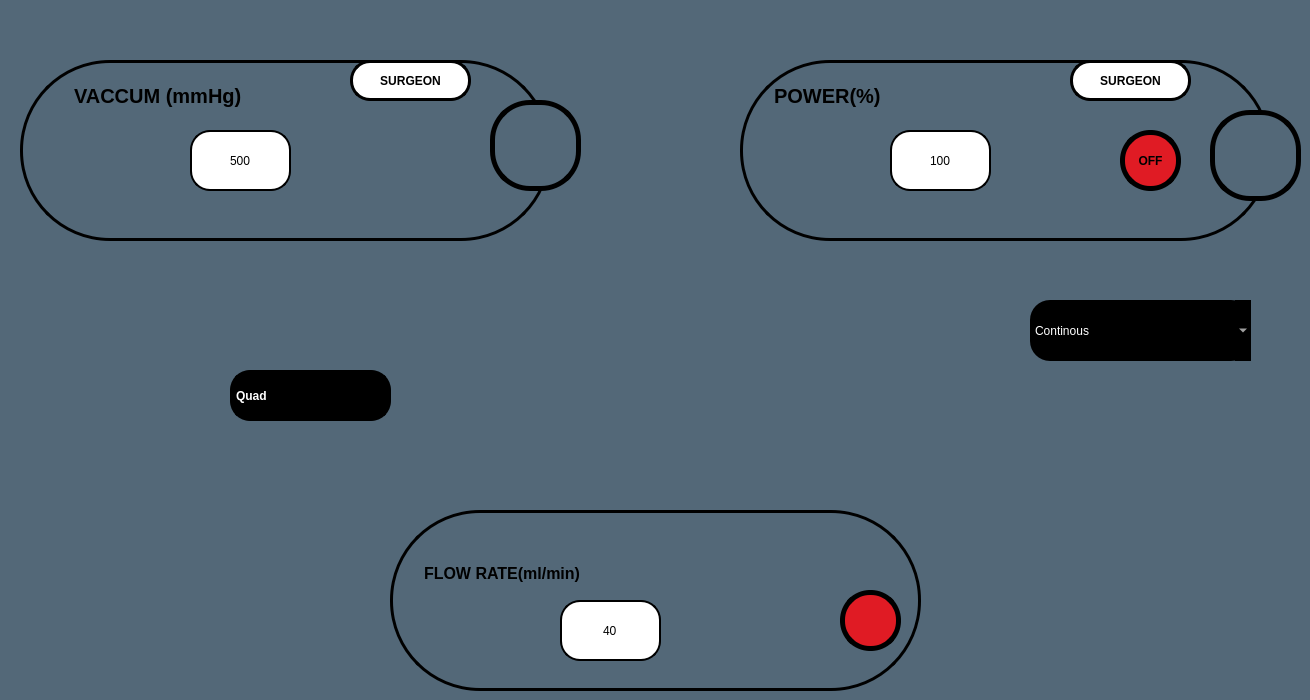
    <widget class="QWidget" name="tab_34">
     <property name="styleSheet">
      <string notr="true">background-color:rgb(83, 104, 120);</string>
     </property>
     <attribute name="title">
      <string>Page</string>
     </attribute>
     <widget class="QLineEdit" name="lineEdit_58">
      <property name="geometry">
       <rect>
        <x>890</x>
        <y>130</y>
        <width>101</width>
        <height>61</height>
       </rect>
      </property>
      <property name="styleSheet">
       <string notr="true">font:20pt &quot;Ubuntu&quot;;
background-color: rgb(255,255,255);
border-radius:20px;
border:2px solid black;</string>
      </property>
      <property name="text">
       <string>100</string>
      </property>
      <property name="alignment">
       <set>Qt::AlignCenter</set>
      </property>
     </widget>
     <widget class="QPushButton" name="us2powup_but">
      <property name="geometry">
       <rect>
        <x>760</x>
        <y>130</y>
        <width>91</width>
        <height>61</height>
       </rect>
      </property>
      <property name="styleSheet">
       <string notr="true">image: url(:/images/up1.png);
background-color:transparent;
border:none;</string>
      </property>
      <property name="text">
       <string/>
      </property>
     </widget>
     <widget class="QPushButton" name="us2powdown_but">
      <property name="geometry">
       <rect>
        <x>1010</x>
        <y>130</y>
        <width>91</width>
        <height>61</height>
       </rect>
      </property>
      <property name="styleSheet">
       <string notr="true">image: url(:/images/down1.png);
background-color:transparent;
border:none;</string>
      </property>
      <property name="text">
       <string/>
      </property>
     </widget>
     <widget class="QLineEdit" name="lineEdit_59">
      <property name="geometry">
       <rect>
        <x>560</x>
        <y>600</y>
        <width>101</width>
        <height>61</height>
       </rect>
      </property>
      <property name="styleSheet">
       <string notr="true">font:20pt &quot;Ubuntu&quot;;
background-color: rgb(255,255,255);
border-radius:20px;
border:2px solid black;</string>
      </property>
      <property name="text">
       <string>40</string>
      </property>
      <property name="alignment">
       <set>Qt::AlignCenter</set>
      </property>
     </widget>
     <widget class="QPushButton" name="us2flowup_but">
      <property name="geometry">
       <rect>
        <x>430</x>
        <y>600</y>
        <width>91</width>
        <height>61</height>
       </rect>
      </property>
      <property name="styleSheet">
       <string notr="true">image: url(:/images/up1.png);
background-color:transparent;
border:none;</string>
      </property>
      <property name="text">
       <string/>
      </property>
     </widget>
     <widget class="QPushButton" name="us2flowdown_but">
      <property name="geometry">
       <rect>
        <x>710</x>
        <y>600</y>
        <width>91</width>
        <height>61</height>
       </rect>
      </property>
      <property name="styleSheet">
       <string notr="true">image: url(:/images/down1.png);
background-color:transparent;
border:none;</string>
      </property>
      <property name="text">
       <string/>
      </property>
     </widget>
     <widget class="QTextEdit" name="textEdit_44">
      <property name="geometry">
       <rect>
        <x>420</x>
        <y>560</y>
        <width>221</width>
        <height>31</height>
       </rect>
      </property>
      <property name="styleSheet">
       <string notr="true">background-color:transparent;
font: 15pt &quot;Ubuntu Condensed&quot;;
font:bold;
border:none;
</string>
      </property>
      <property name="html">
       <string>&lt;!DOCTYPE HTML PUBLIC &quot;-//W3C//DTD HTML 4.0//EN&quot; &quot;http://www.w3.org/TR/REC-html40/strict.dtd&quot;&gt;
&lt;html&gt;&lt;head&gt;&lt;meta name=&quot;qrichtext&quot; content=&quot;1&quot; /&gt;&lt;style type=&quot;text/css&quot;&gt;
p, li { white-space: pre-wrap; }
&lt;/style&gt;&lt;/head&gt;&lt;body style=&quot; font-family:'Ubuntu Condensed'; font-size:15pt; font-weight:600; font-style:normal;&quot;&gt;
&lt;p style=&quot; margin-top:0px; margin-bottom:0px; margin-left:0px; margin-right:0px; -qt-block-indent:0; text-indent:0px;&quot;&gt;&lt;span style=&quot; font-family:'Ubuntu'; font-size:12pt;&quot;&gt;FLOW RATE(ml/min)&lt;/span&gt;&lt;/p&gt;&lt;/body&gt;&lt;/html&gt;</string>
      </property>
     </widget>
     <widget class="QTextEdit" name="textEdit_45">
      <property name="geometry">
       <rect>
        <x>770</x>
        <y>80</y>
        <width>251</width>
        <height>41</height>
       </rect>
      </property>
      <property name="styleSheet">
       <string notr="true">background-color:transparent;
font: 15pt &quot;Ubuntu Condensed&quot;;
font:bold;
border:none;
</string>
      </property>
      <property name="html">
       <string>&lt;!DOCTYPE HTML PUBLIC &quot;-//W3C//DTD HTML 4.0//EN&quot; &quot;http://www.w3.org/TR/REC-html40/strict.dtd&quot;&gt;
&lt;html&gt;&lt;head&gt;&lt;meta name=&quot;qrichtext&quot; content=&quot;1&quot; /&gt;&lt;style type=&quot;text/css&quot;&gt;
p, li { white-space: pre-wrap; }
&lt;/style&gt;&lt;/head&gt;&lt;body style=&quot; font-family:'Ubuntu Condensed'; font-size:15pt; font-weight:600; font-style:normal;&quot;&gt;
&lt;p style=&quot; margin-top:0px; margin-bottom:0px; margin-left:0px; margin-right:0px; -qt-block-indent:0; text-indent:0px;&quot;&gt;POWER(%)&lt;/p&gt;&lt;/body&gt;&lt;/html&gt;</string>
      </property>
     </widget>
     <widget class="QLineEdit" name="lineEdit_60">
      <property name="geometry">
       <rect>
        <x>190</x>
        <y>130</y>
        <width>101</width>
        <height>61</height>
       </rect>
      </property>
      <property name="styleSheet">
       <string notr="true">font:20pt &quot;Ubuntu&quot;;
background-color: rgb(255,255,255);
border-radius:20px;
border:2px solid black;</string>
      </property>
      <property name="text">
       <string>500</string>
      </property>
      <property name="alignment">
       <set>Qt::AlignCenter</set>
      </property>
     </widget>
     <widget class="QPushButton" name="us2vacup_but">
      <property name="geometry">
       <rect>
        <x>70</x>
        <y>130</y>
        <width>91</width>
        <height>61</height>
       </rect>
      </property>
      <property name="styleSheet">
       <string notr="true">image: url(:/images/up1.png);
background-color:transparent;
border:none;</string>
      </property>
      <property name="text">
       <string/>
      </property>
     </widget>
     <widget class="QTextEdit" name="textEdit_46">
      <property name="geometry">
       <rect>
        <x>70</x>
        <y>80</y>
        <width>241</width>
        <height>41</height>
       </rect>
      </property>
      <property name="styleSheet">
       <string notr="true">background-color:transparent;
font: 15pt &quot;Ubuntu Condensed&quot;;
font:bold;
border:none;
</string>
      </property>
      <property name="html">
       <string>&lt;!DOCTYPE HTML PUBLIC &quot;-//W3C//DTD HTML 4.0//EN&quot; &quot;http://www.w3.org/TR/REC-html40/strict.dtd&quot;&gt;
&lt;html&gt;&lt;head&gt;&lt;meta name=&quot;qrichtext&quot; content=&quot;1&quot; /&gt;&lt;style type=&quot;text/css&quot;&gt;
p, li { white-space: pre-wrap; }
&lt;/style&gt;&lt;/head&gt;&lt;body style=&quot; font-family:'Ubuntu Condensed'; font-size:15pt; font-weight:600; font-style:normal;&quot;&gt;
&lt;p style=&quot; margin-top:0px; margin-bottom:0px; margin-left:0px; margin-right:0px; -qt-block-indent:0; text-indent:0px;&quot;&gt;VACCUM (mmHg)&lt;/p&gt;&lt;/body&gt;&lt;/html&gt;</string>
      </property>
     </widget>
     <widget class="QPushButton" name="us2vacdown_but">
      <property name="geometry">
       <rect>
        <x>330</x>
        <y>130</y>
        <width>91</width>
        <height>61</height>
       </rect>
      </property>
      <property name="styleSheet">
       <string notr="true">image: url(:/images/down1.png);
background-color:transparent;
border:none;</string>
      </property>
      <property name="text">
       <string/>
      </property>
     </widget>
     <widget class="QLabel" name="label_90">
      <property name="geometry">
       <rect>
        <x>740</x>
        <y>60</y>
        <width>531</width>
        <height>181</height>
       </rect>
      </property>
      <property name="styleSheet">
       <string notr="true">border-radius:90px;
border:3px solid black;</string>
      </property>
      <property name="text">
       <string/>
      </property>
     </widget>
     <widget class="QLabel" name="label_91">
      <property name="geometry">
       <rect>
        <x>390</x>
        <y>510</y>
        <width>531</width>
        <height>181</height>
       </rect>
      </property>
      <property name="styleSheet">
       <string notr="true">border-radius:90px;
border:3px solid black;</string>
      </property>
      <property name="text">
       <string/>
      </property>
     </widget>
     <widget class="QLabel" name="label_92">
      <property name="geometry">
       <rect>
        <x>1210</x>
        <y>110</y>
        <width>91</width>
        <height>91</height>
       </rect>
      </property>
      <property name="styleSheet">
       <string notr="true">font:20pt &quot;Ubuntu&quot;;
border:5px solid black;
border-radius:40px;font-weight: bold;</string>
      </property>
      <property name="text">
       <string/>
      </property>
     </widget>
     <widget class="QLabel" name="label_93">
      <property name="geometry">
       <rect>
        <x>490</x>
        <y>100</y>
        <width>91</width>
        <height>91</height>
       </rect>
      </property>
      <property name="styleSheet">
       <string notr="true">font:20pt &quot;Ubuntu&quot;;
border:5px solid black;
border-radius:40px;font-weight: bold;</string>
      </property>
      <property name="text">
       <string/>
      </property>
     </widget>
     <widget class="QPushButton" name="us2mode">
      <property name="geometry">
       <rect>
        <x>1070</x>
        <y>60</y>
        <width>121</width>
        <height>41</height>
       </rect>
      </property>
      <property name="styleSheet">
       <string notr="true">font:15pt &quot;Ubuntu&quot;;

border-radius:20px;
border:none;
border:3px solid black;
font:bold;background-color:white</string>
      </property>
      <property name="text">
       <string>SURGEON</string>
      </property>
     </widget>
     <widget class="QPushButton" name="us2vacmode">
      <property name="geometry">
       <rect>
        <x>350</x>
        <y>60</y>
        <width>121</width>
        <height>41</height>
       </rect>
      </property>
      <property name="styleSheet">
       <string notr="true">font:15pt &quot;Ubuntu&quot;;

border-radius:20px;
border:none;
border:3px solid black;
font:bold;background-color:white</string>
      </property>
      <property name="text">
       <string>SURGEON</string>
      </property>
     </widget>
     <widget class="QPushButton" name="CI2">
      <property name="geometry">
       <rect>
        <x>840</x>
        <y>590</y>
        <width>61</width>
        <height>61</height>
       </rect>
      </property>
      <property name="styleSheet">
       <string notr="true">font:20pt &quot;Ubuntu&quot;;
background-color: rgb(224, 27, 36);
color: rgb(224, 27, 36);
image: url(:/images/ci.png);
border:5px solid black;
border-radius:30px;font-weight: bold;</string>
      </property>
      <property name="text">
       <string/>
      </property>
     </widget>
     <widget class="QPushButton" name="us2onoff">
      <property name="geometry">
       <rect>
        <x>1120</x>
        <y>130</y>
        <width>61</width>
        <height>61</height>
       </rect>
      </property>
      <property name="styleSheet">
       <string notr="true">border:5px solid black;
border-radius:30px;font-weight: bold;
background-color: rgb(224, 27, 36);
color: rgb(0, 0, 0);</string>
      </property>
      <property name="text">
       <string>OFF</string>
      </property>
     </widget>
     <widget class="QLabel" name="label_94">
      <property name="geometry">
       <rect>
        <x>230</x>
        <y>370</y>
        <width>161</width>
        <height>51</height>
       </rect>
      </property>
      <property name="styleSheet">
       <string notr="true">font:30pt &quot;Ubuntu&quot;;

border-radius:20px;

border:none;font-weight: bold;border:3px solid black;
background-color: rgb(0, 0, 0);
color: rgb(255, 255, 255);</string>
      </property>
      <property name="text">
       <string>Quad</string>
      </property>
     </widget>
     <widget class="QLabel" name="label_123">
      <property name="geometry">
       <rect>
        <x>20</x>
        <y>60</y>
        <width>531</width>
        <height>181</height>
       </rect>
      </property>
      <property name="styleSheet">
       <string notr="true">border-radius:90px;
border:3px solid black;</string>
      </property>
      <property name="text">
       <string/>
      </property>
     </widget>
     <widget class="QComboBox" name="CutMode_vitCom_2">
      <property name="geometry">
       <rect>
        <x>1030</x>
        <y>300</y>
        <width>221</width>
        <height>61</height>
       </rect>
      </property>
      <property name="styleSheet">
       <string notr="true">border-radius:20px;
color: rgb(255, 255, 255);
background-color: rgb(0, 0, 0);
font:20pt &quot;Ubuntu&quot;;</string>
      </property>
      <item>
       <property name="text">
        <string>Continous</string>
       </property>
      </item>
      <item>
       <property name="text">
        <string>Pulse</string>
       </property>
      </item>
      <item>
       <property name="text">
        <string>Ocupulse</string>
       </property>
      </item>
      <item>
       <property name="text">
        <string>Ocuburst</string>
       </property>
      </item>
      <item>
       <property name="text">
        <string>Single burst</string>
       </property>
      </item>
      <item>
       <property name="text">
        <string>Multi burst</string>
       </property>
      </item>
      <item>
       <property name="text">
        <string>Cold phaco</string>
       </property>
      </item>
     </widget>
     <zorder>label_123</zorder>
     <zorder>label_91</zorder>
     <zorder>label_90</zorder>
     <zorder>lineEdit_58</zorder>
     <zorder>us2powdown_but</zorder>
     <zorder>lineEdit_59</zorder>
     <zorder>us2flowup_but</zorder>
     <zorder>us2flowdown_but</zorder>
     <zorder>textEdit_44</zorder>
     <zorder>textEdit_45</zorder>
     <zorder>lineEdit_60</zorder>
     <zorder>us2vacup_but</zorder>
     <zorder>textEdit_46</zorder>
     <zorder>us2vacdown_but</zorder>
     <zorder>label_92</zorder>
     <zorder>label_93</zorder>
     <zorder>us2mode</zorder>
     <zorder>us2vacmode</zorder>
     <zorder>CI2</zorder>
     <zorder>us2onoff</zorder>
     <zorder>label_94</zorder>
     <zorder>CutMode_vitCom_2</zorder>
     <zorder>us2powup_but</zorder>
    </widget>
